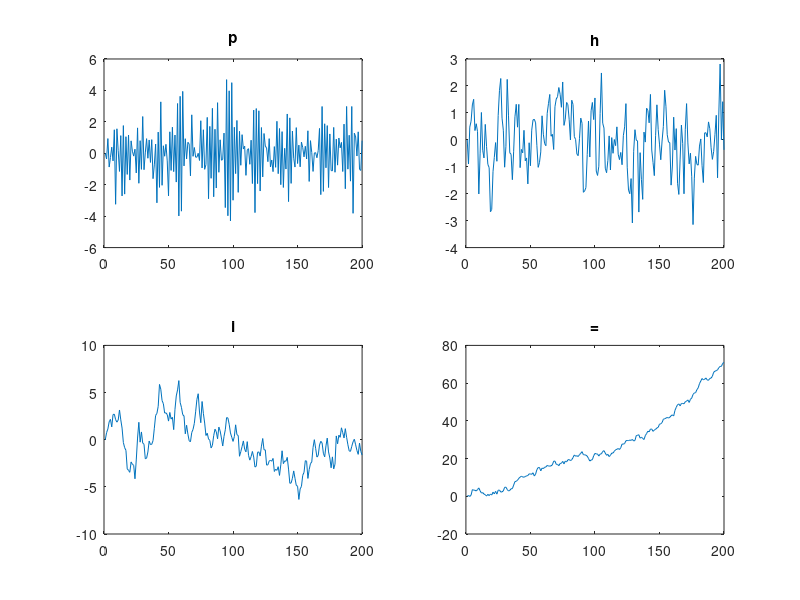

Source code (MATLAB): (Note: this script raises an error after producing the figure.)
% =======================================================================
% ARPlots.m
% =======================================================================
% Willi Mutschler, October, 26 2022
% willi@mutschler.eu
% =======================================================================
clearvars; clc;close all;

%% Generate and plot autoregressive processes
phi=[-0.8 0.4 0.9 1.01];    % different values for the phi coefficient
sigma=1;                    % value for standard deviation of white noise, experiment with different values
T=200;                      % value for number of observations
Y=nan(T,size(phi,2));                 % initiailize output vector with nan
Y(1,:)=zeros(1,size(phi,2));          % set first period to zero

for j=1:size(phi,2) % loop over coefficients
    for t=2:T % begin loop to compute AR(1) at t=2, as there is no y(0,j), i.e. you cannot index with 0
        Y(t,j)=phi(j)*Y(t-1,j)+randn()*sigma; % Simulate time seriers, randn simply generates one draw from N(0,1), we scale the standard deviation with sigma
    end
end

str_phi=["\phi=-0.8","\phi=0.4","\phi=0.9","\phi=1.01"]; % create array with titles of plots, note that MATLAB can handle (some) Latex expressions
% note the use of double quotes which creates a string array and it is easy to deal with strings of different length

figure('name','AR Plots'); % open new window for figure
for j=1:size(phi,2) % loop over coefficients
    subplot(2,2,j);
    plot(Y(:,j));
    title(str_phi(j));
end


%% Generate and plot random walks
nRW=16;                 % number of Random Walks to generate
sigma=1;                % value of standard error of white noise, experiment with different values
T=200;                  % number of observations
Y_RW=nan(T,nRW);        % initialize output vector with nan
Y_RW(1,:)=zeros(1,nRW); % set first period to zero
for j = 1:nRW
    for t=2:T
        Y_RW(t,j)=Y_RW(t-1,j)+randn()*sigma;
    end
end

figure('name','Random Walks: y_t = y_{t-1} + /varepsilon');
sgtitle('Random Walks')
for j=1:nRW
    subplot(4,4,j);
    plot(Y_RW(:,j));    
end